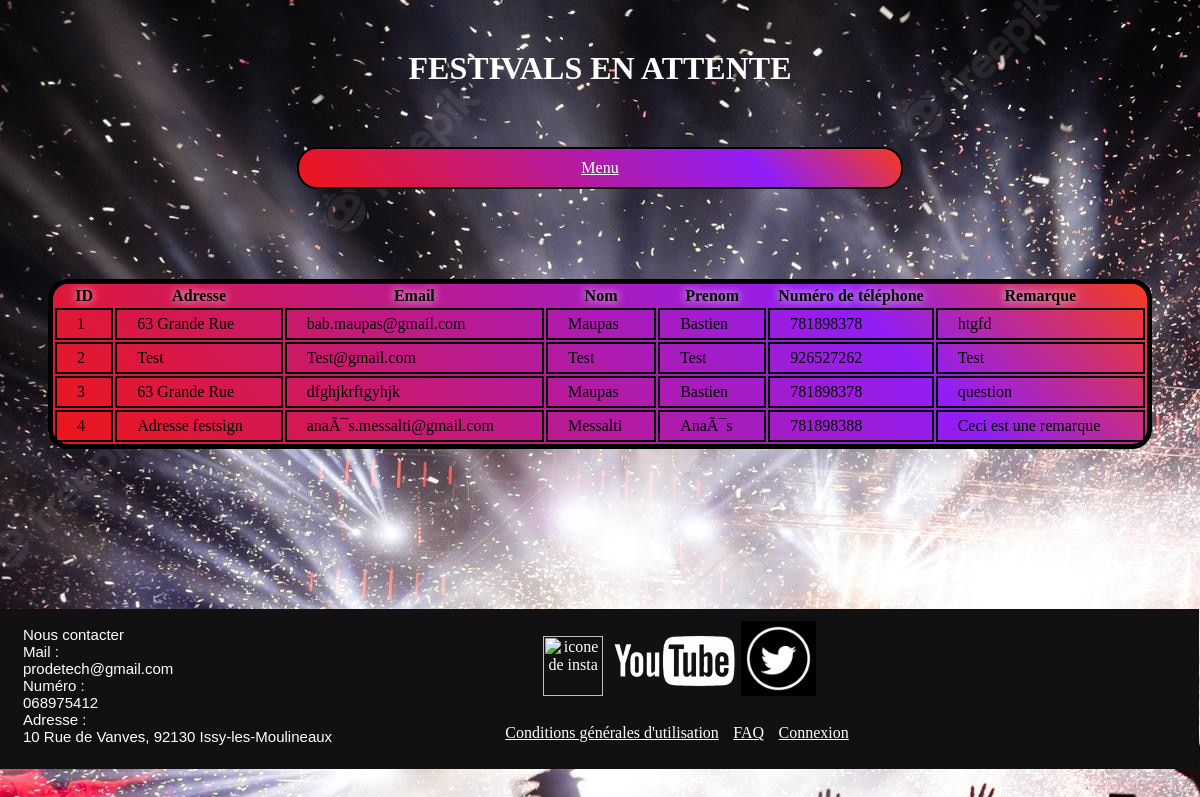
The page /Vue/Vue/paneladmin/vuefestisign.php (signed in) on the database its author committed.
### tables this page shows
CREATE TABLE IF NOT EXISTS `festsign` (
  `festsign_id` int(11) NOT NULL AUTO_INCREMENT,
  `festsign_adresse` varchar(300) DEFAULT NULL,
  `festsign_email` varchar(200) DEFAULT NULL,
  `festsign_nom` varchar(100) DEFAULT NULL,
  `festsign_prenom` varchar(100) DEFAULT NULL,
  `festsign_numtel` int(10) DEFAULT NULL,
  `festsign_remarque` varchar(1000) DEFAULT NULL,
  PRIMARY KEY (`festsign_id`)
);

### Vue/Vue/paneladmin/vuefestisign.php (the view, shortened to what this page needs)
<?php
  $host = 'localhost';
  $dbname = 'siteweb';
  $username = 'root';
  $password = '';
  $dsn = "mysql:host=$host;dbname=$dbname";
  $sql = "SELECT * FROM festsign";
  try{
   $pdo = new PDO($dsn, $username, $password);
   $stmt = $pdo->query($sql);
  }catch (PDOException $e){
    echo $e->getMessage();
  }
?>
<?php
if(isset($_SESSION['role_id'])){
    if($_SESSION['role_id'] == 2){
?>
<link rel="stylesheet" type="text/css" href="vuefestisign.css">
<h1 style="margin: 50px; auto; padding: 0px; font-family: Elephant;">FESTIVALS EN ATTENTE</h1>
<div id="actionmenu">
  <a href="accueiladmin.php" class="action">Menu</a>
</div>
<div style="overflow-x: auto; margin: 40px">
<table class= "fond" style ="overflow-x:scroll; margin-top: 50px" >
<thead>
        <tr>
          <th class="test">ID</th>
          <th>Adresse</th>
          <th>Email</th>
          <th>Nom</th>
          <th>Prenom</th>
          <th>Numéro de téléphone</th>
          <th>Remarque</th>
        </tr>
      </thead>
<tbody>
        <?php while($row = $stmt->fetch(PDO::FETCH_ASSOC)) : ?>
        <tr>
          <td><?php echo htmlspecialchars($row['festsign_id']); ?></td>
          <td><?php echo htmlspecialchars($row['festsign_adresse']); ?></td>
          <td><?php echo htmlspecialchars($row['festsign_email']); ?></td>
          <td><?php echo htmlspecialchars($row['festsign_nom']); ?></td>
          <td><?php echo htmlspecialchars($row['festsign_prenom']); ?></td>
          <td><?php echo htmlspecialchars($row['festsign_numtel']); ?></td>
          <td><?php echo htmlspecialchars($row['festsign_remarque']); ?></td>
        </tr>
        <?php endwhile; ?>
      </tbody>
        </table>
</div>
        <footer>
           <div class="contact">
           <br>
            Nous contacter <br>
            Mail :<br> prodetech@gmail.com <br>
            Numéro :<br> 068975412 <br>
            Adresse :<br>10 Rue de Vanves, 92130 Issy-les-Moulineaux
            </div>
            <div class="foot">
            <div class="reseaux">
            <a href="https://www.instagram.com/pro_detech"> <img src="../../../PNG/insta.png" alt="icone de insta" height="60"></a>
            <img src="../../../PNG/youtube.png" alt="icone de insta" height="70">
            <img src="../../../PNG/twitter.png" alt="icone de insta" height="75">
            </div>
            <div class="lien">
            <a href="../CGU/cgu.php">Conditions générales d'utilisation</a>
            <a href="../FAQ/faq.php"> FAQ</a>
            <a href="../Connexionuser/login1.php">Connexion</a>
            </div> </div>
             </footer>
    <?php
    }}
    ?>

### Vue/Vue/paneladmin/vuefestisign.css (style rules this page uses)
* { color: white; font-family: Elephant; }
#actionmenu { display: flex; flex-direction: row; background: linear-gradient(225deg,#f53b1e 0%,#911ef6 25%,#ee1616 100%); width: 50%; margin: 60px auto 10px auto; justify-content: space-evenly; border-radius: 20px; border: solid 2px black; padding: 5px; }
table { border-radius: 20px; margin: auto; width: 100%; background: linear-gradient(225deg,#f53b1e 0%,#911ef6 25%,#ee1616 100%); border: solid 5px black; overflow-x:scroll; }
th { color: black; text-shadow: 0px 0px 10px #fff; }
td { border: solid 2px black; color: black; padding: 5px 20px; }
footer { background-color: #111; position: absolute; width: 100%; margin-top: 10%; margin-left: -9px; display: flex; }
.contact { font-size:15px; margin-left: 2%; font-family: 'Montserrat', sans-serif; flex-direction: column; color: white; margin-bottom: 2%; text-align: left; }
.reseaux { display:block; margin-left:15%; margin-top: 2%; justify-content: space-between; }
.foot { display: flex; display: inline-block; width: 50%; }
.lien { font-family: 'Montserrat', sans-serif; color: aliceblue; margin-top: 4%; margin-left:15%; text-align: center; }
a { color: white; padding: 5px; }

### rows shown on the page
festsign: festsign_id "1", festsign_adresse "63 Grande Rue", festsign_email "bab.maupas@gmail.com", festsign_nom "Maupas", festsign_prenom "Bastien", festsign_numtel "781898378", festsign_remarque "htgfd"
festsign: festsign_id "2", festsign_adresse "Test", festsign_email "Test@gmail.com", festsign_nom "Test", festsign_prenom "Test", festsign_numtel "926527262", festsign_remarque "Test"
festsign: festsign_id "3", festsign_adresse "63 Grande Rue", festsign_email "dfghjkrftgyhjk", festsign_nom "Maupas", festsign_prenom "Bastien", festsign_numtel "781898378", festsign_remarque "question"
festsign: festsign_id "4", festsign_adresse "Adresse festsign", festsign_email "anaÃ¯s.messalti@gmail.com", festsign_nom "Messalti", festsign_prenom "AnaÃ¯s", festsign_numtel "781898388", festsign_remarque "Ceci est une remarque"
